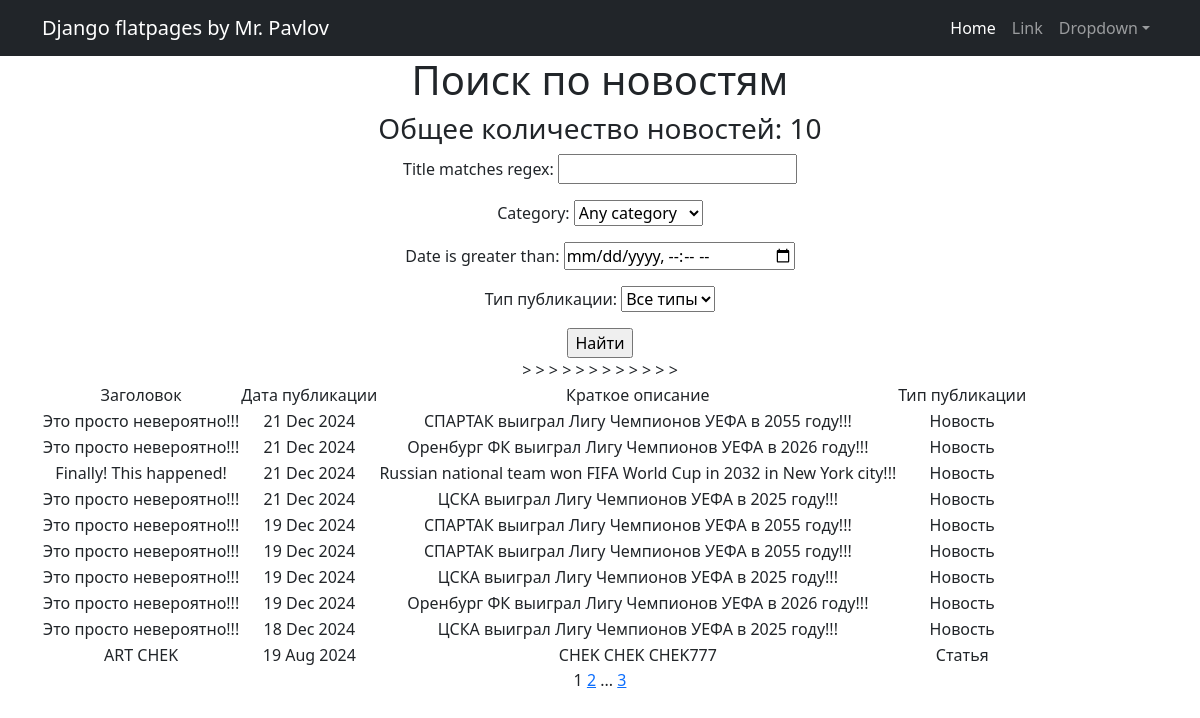
/posts/search/, run on the app's committed database.
### news/models.py (models this page shows, shortened)
class Post(models.Model):
    author = models.ForeignKey(Author, on_delete = models.CASCADE)
    content = models.CharField(max_length=2, choices=CONTENT, default=article)
    date = models.DateTimeField(auto_now_add=True)
    category = models.ManyToManyField(Category, through = 'PostCategory')
    title = models.CharField(max_length=255)
    text = models.CharField(max_length=10000)
    post_rating = models.IntegerField(default=0)

### news/views.py (the view)
# urls.py: path('search/', NewsSearch.as_view(), name = 'post_search'),
class NewsSearch(ListView):
    model = Post
    ordering = '-date'
    template_name = 'search.html'
    context_object_name = 'posts'
    paginate_by = 10
    def get_queryset(self):
        queryset = super().get_queryset()
        self.filterset = NewsFilter(self.request.GET, queryset)
        return self.filterset.qs
    def get_context_data(self, **kwargs):
        context = super().get_context_data(**kwargs)
        context['filterset'] = self.filterset
        return context

### news/models.py (called while the page is built)
    def __str__(self):
        return self.get_topic_display()

### news/templatetags/censor_filter.py (called while the page is built)
@register.filter()
def censor(text):
    words = text.split()
    for i, word in enumerate(words):
        if word.lower().replace(',', '').replace('.', '').replace('!', '').replace('?', '') in CENSOR_WORDS:
            words[i] = word[0] + '*' * (len(word) - 1)
    return " ".join(words)

### news/templatetags/custom_tags.py (called while the page is built)
@register.simple_tag(takes_context=True)
def url_replace(context, **kwargs):
    d = context['request'].GET.copy()
    for k,v in kwargs.items():
        d[k] = v
    return d.urlencode()

### templates/search.html (shortened to what this page needs)
{% extends 'flatpages/default.html' %}
{% load censor_filter %}
{% load custom_tags %}
{% block content %}
  <h1>Поиск по новостям</h1>
  <h3>Общее количество новостей: {{posts|length}}</h3>
<form action="" method="get">
    {{filterset.form.as_p}}
    <input type="submit" value="Найти"/>
</form>>
   {% if post.content == news%}
   {% if posts %}
       <table>
           <tr>
               <td>Заголовок</td>
               <td>Дата публикации</td>
               <td>Краткое описание</td>
               <td>Тип публикации</td>>
           </tr>
           {% for post in posts %}
           <tr>
               <td>{{ post.title|censor }}</td>
               <td>{{ post.date|date:'d M Y' }}</td>
               <td>{{ post.text|truncatewords:30|censor }}</td>
               <td>{{ post.get_content_display }}</td>>
           </tr>
           {% endfor %}
       </table>
   {% else %}
       <h2>Новостей пока нет!</h2>
   {% endif %}
   {% else %}
       <h2>Новостей пока нет!</h2>
   {% endif %}
   {{ page_obj.number }}
   {% if page_obj.has_next %}
       <a href="?{% url_replace page=page_obj.next_page_number %}">{{ page_obj.next_page_number }}</a>
       {% if paginator.num_pages != page_obj.next_page_number %}
           ...
           <a href="?{% url_replace page=page_obj.paginator.num_pages %}">{{ page_obj.paginator.num_pages }}</a>
       {% endif %}
   {% endif %}
{% endblock content %}

### data on the page
Post: title|censor "Это просто невероятно!!!", date "21 Dec 2024", text|censor "СПАРТАК выиграл Лигу Чемпионов УЕФА в 2055 году!!!", content "Новость"
Post: title|censor "Это просто невероятно!!!", date "21 Dec 2024", text|censor "Оренбург ФК выиграл Лигу Чемпионов УЕФА в 2026 году!!!", content "Новость"
Post: title|censor "Finally! This happened!", date "21 Dec 2024", text|censor "Russian national team won FIFA World Cup in 2032 in New York city!!!", content "Новость"
Post: title|censor "Это просто невероятно!!!", date "21 Dec 2024", text|censor "ЦСКА выиграл Лигу Чемпионов УЕФА в 2025 году!!!", content "Новость"
Post: title|censor "Это просто невероятно!!!", date "19 Dec 2024", text|censor "СПАРТАК выиграл Лигу Чемпионов УЕФА в 2055 году!!!", content "Новость"
Post: title|censor "Это просто невероятно!!!", date "19 Dec 2024", text|censor "СПАРТАК выиграл Лигу Чемпионов УЕФА в 2055 году!!!", content "Новость"
Post: title|censor "Это просто невероятно!!!", date "19 Dec 2024", text|censor "ЦСКА выиграл Лигу Чемпионов УЕФА в 2025 году!!!", content "Новость"
Post: title|censor "Это просто невероятно!!!", date "19 Dec 2024", text|censor "Оренбург ФК выиграл Лигу Чемпионов УЕФА в 2026 году!!!", content "Новость"
Post: title|censor "Это просто невероятно!!!", date "18 Dec 2024", text|censor "ЦСКА выиграл Лигу Чемпионов УЕФА в 2025 году!!!", content "Новость"
Post: title|censor "ART CHEK", date "19 Aug 2024", text|censor "CHEK CHEK CHEK777", content "Статья"

### other printed values
{{ posts|length }} "10"
{{ page_obj.number }} "1"
{{ page_obj.next_page_number }} "2"
{{ page_obj.paginator.num_pages }} "3"
